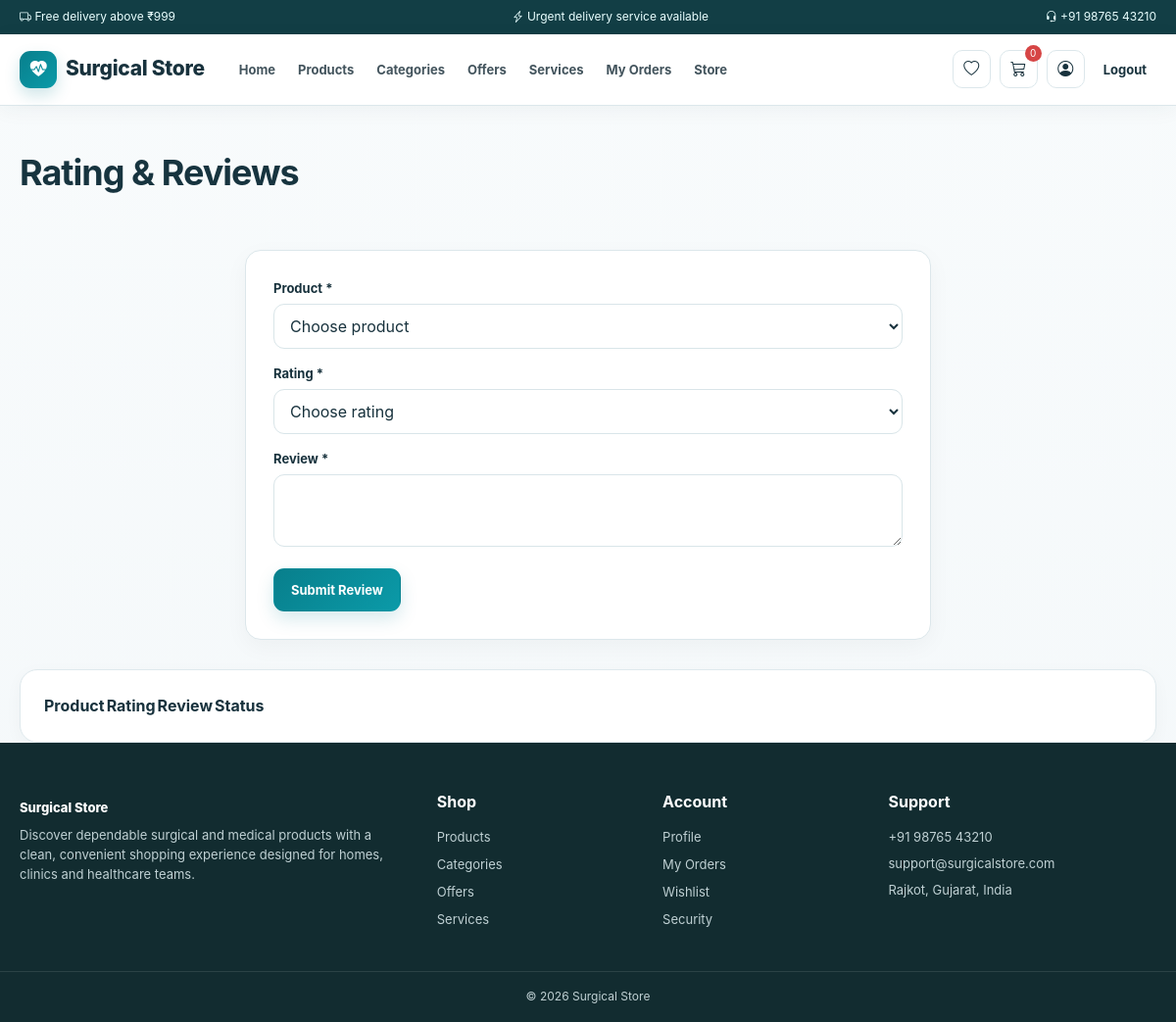
The page /User/reviews.php (signed in) on the database its author committed.
### tables this page shows
CREATE TABLE site_settings (
  setting_id INT AUTO_INCREMENT PRIMARY KEY,
  setting_key VARCHAR(100) NOT NULL UNIQUE,
  setting_value TEXT NOT NULL,
  updated_at TIMESTAMP DEFAULT CURRENT_TIMESTAMP ON UPDATE CURRENT_TIMESTAMP
);

### includes/db.php (called while the page is built, shortened)
<?php
require_once __DIR__ . '/../db_config.php';
mysqli_set_charset($con, 'utf8mb4');
function h($v) {
return htmlspecialchars((string)($v ?? ''), ENT_QUOTES, 'UTF-8');
}
function setting($key,$default='') {
global $con;
$key=mysqli_real_escape_string($con,$key);
$r=mysqli_query($con,"SELECT setting_value FROM site_settings WHERE setting_key='$key' LIMIT 1");
$row=$r?mysqli_fetch_assoc($r):null;
return $row ? $row['setting_value'] : $default;
}
function cart_items() {
return $_SESSION['cart'] ?? [];
}
function cart_count() {
$n=0;
return $n;
}
?>

### User/reviews.php (the view, shortened to what this page needs)
<?php
require 'layout.php';
userStart('Reviews','');
?>
<div class="container">
<div class="page-head">
<h1>Rating & Reviews</h1>
</div>
<div class="form-card">
<form method="post" data-validate novalidate>
<div class="form-group">
<label>Product *</label>
<select name="product_id" data-validation="required" required>
<option value="">Choose product</option>
</select>
</div>
<div class="form-group">
<label>Rating *</label>
<select name="rating" data-validation="required" required>
<option value="">Choose rating</option>
</select>
</div>
<div class="form-group">
<label>Review *</label>
<textarea name="review_text" data-validation="required min max" data-min="10" data-max="500" required>
</textarea>
</div>
<button class="btn primary">Submit Review</button>
</form>
</div>
<div class="card">
<div class="table-wrap">
<table>
<tr>
<th>Product</th>
<th>Rating</th>
<th>Review</th>
<th>Status</th>
</tr>
</table>
</div>
</div>
</div>
<?php
userEnd();
?>

### User/layout.php (shortened to what this page needs)
<?php
require_once __DIR__.'/../includes/db.php';
function userStart($pageTitle='Surgical Store',$activePage='')  {
$store=setting('store_name','Surgical Store');
?>
<!DOCTYPE html>
<html lang="en">
<head>
<link rel="stylesheet" href="/SurgicalStore/css/style.css">
<link rel="stylesheet" href="https://cdn.jsdelivr.net/npm/bootstrap-icons@1.11.3/font/bootstrap-icons.min.css">
</head>
<body>
<div class="announcement">
<div class="container announcement-inner">
<span>
<i class="bi bi-truck">
</i>
<?=
h(setting('announcement_two'))
?>
</span>
<span>
<i class="bi bi-lightning-charge">
</i>
<?=
h(setting('urgent_text','Urgent delivery service available'))
?>
</span>
<span>
<i class="bi bi-headset">
</i>
<?=
h(setting('phone'))
?>
</span>
</div>
</div>
<header class="site-header">
<div class="container nav-wrap">
<a class="logo" href="index.php">
<span class="logo-icon">
<i class="bi bi-heart-pulse-fill">
</i>
</span>
<span>
<?=
h($store)
?>
</span>
</a>
<nav id="mainNav">
<a class="
<?=
$activePage==='home'?'active':''
?>
" href="index.php">Home</a>
<a class="
<?=
$activePage==='products'?'active':''
?>
" href="products.php">Products</a>
<a class="
<?=
$activePage==='categories'?'active':''
?>
" href="categories.php">Categories</a>
<a class="
<?=
$activePage==='offers'?'active':''
?>
" href="offers.php">Offers</a>
<a class="
<?=
$activePage==='services'?'active':''
?>
" href="services.php">Services</a>
<a class="
<?=
$activePage==='orders'?'active':''
?>
" href="orders.php">My Orders</a>
<a href="../index.php">Store</a>
</nav>
<div class="nav-actions">
<a class="nav-icon" href="wishlist.php">
<i class="bi bi-heart">
</i>
</a>
<a class="nav-icon" href="cart.php">
<i class="bi bi-cart3">
</i>
<span class="nav-count">
<?=
cart_count()
?>
</span>
</a>
<a class="nav-icon" href="profile.php">
<i class="bi bi-person-circle">
</i>
</a>
<a class="login-link" href="logout.php">Logout</a>
</div>
</div>
</header>
<main>
<?php
}
function userEnd()  {
?>
<footer class="footer">
<div class="container footer-grid">
<div>
<a class="footer-brand" href="index.php">
<?=
h(setting('store_name','Surgical Store'))
?>
</a>
<p>
<?=
h(setting('hero_description'))
?>
</p>
</div>
<div>
<h4>Shop</h4>
<a href="products.php">Products</a>
<a href="categories.php">Categories</a>
<a href="offers.php">Offers</a>
<a href="services.php">Services</a>
</div>
<div>
<h4>Account</h4>
<a href="profile.php">Profile</a>
<a href="orders.php">My Orders</a>
<a href="wishlist.php">Wishlist</a>
<a href="change-password.php">Security</a>
</div>
<div>
<h4>Support</h4>
<p>
<?=
h(setting('phone'))
?>
</p>
<p>
<?=
h(setting('email'))
?>
</p>
<p>
<?=
h(setting('address'))
?>
</p>
</div>
</div>
<div class="copyright">©
<?=
date('Y')
?>
<?=
h(setting('store_name','Surgical Store'))
?>
</div>
</footer>
</body>
</html>
<?php
}
?>

### rows shown on the page
site_settings: setting_value "Free delivery above ₹999"
site_settings: setting_value "Urgent delivery service available"
site_settings: setting_value "+91 98765 43210"
site_settings: setting_value "Surgical Store"
site_settings: setting_value "Discover dependable surgical and medical products with a clean, convenient shopping experience designed for homes, clinics and healthcare teams."
site_settings: setting_value "support@surgicalstore.com"
site_settings: setting_value "Rajkot, Gujarat, India"

### other values the page prints
cart_count() "0"
